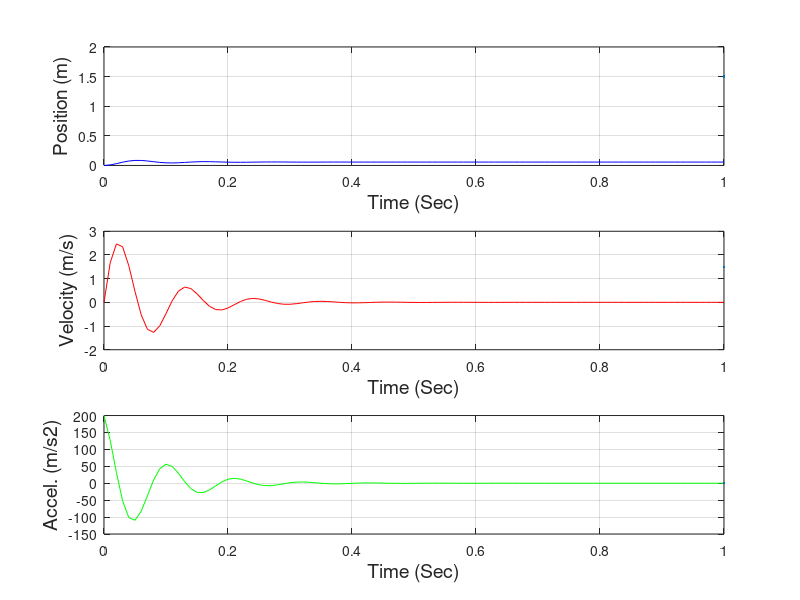

This chart was generated by the following MATLAB code:
% Fernando Patlan, MECE 6341 Modeling of Physical Systems
% Problem 1 - Mass, Spring, Damper system

clc % clear the command code in command window
clear all % clears variables and cache memory

%Set up constants of system
m=2; % mass in kg
k=7000; % spring constant in N/m
b=50; % damper viscosity in N/(m/s)
F=400; % force in N

%Set up state of system
A=[ 0   1;
   -k/m -b/m];
B=[0;
   1/m];
C=[ 1 0;
    0 1;
    -k/m -b/m];
D=[0 0 1/m]'; % D matrix transposed to give 3x1matrix
x0=[0 0]'; % state vector initial values
tf= 1;  %final time, 1 second
t1=[0:0.01:tf];  %time interval in steps of 0.01 seconds
u=F*ones(size(t1)); % Fcos(t1); force wrt time

%Plotting the system
sys1=ss(A,B,C,D);
[y,t,x]=lsim(sys1,u,t1,x0); % y gives outputs
figure(1)
subplot(311) %Position v Time plot
plot(t,y(:,1), '-b', LineWidth=1.5)
xlabel('Time (Sec)', 'fontsize', 14)
ylabel('Position (m)', 'fontsize', 14)
grid
subplot(312) %Velocity v Time plot
plot(t, y(:,2), '-r', LineWidth=1.5)
xlabel('Time (Sec)', 'fontsize', 14)
ylabel('Velocity (m/s)', 'fontsize', 14)
grid
subplot(313) %Acceleration v Time plot
plot(t,y(:,3), '-g', LineWidth=1.5)
xlabel('Time (Sec)', 'fontsize', 14)
ylabel('Accel. (m/s2)', 'fontsize', 14)
grid